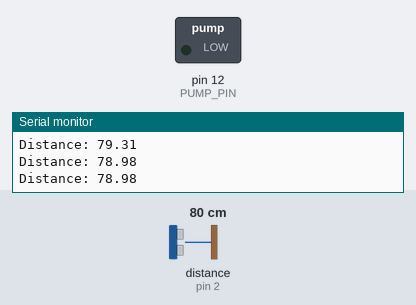
Recording of a sketch running on a simulated Arduino Uno, built with avr-gcc and run on an emulated ATmega328P. Parts: switched loads named in the sketch (green lamp = pin HIGH), the last lines printed to the serial monitor. Wiring (inferred from the names in the program): ultrasonic range finder: trigger pin 3; echo pin 2. The test bench sets the inputs (shaded band); at power-on: distance to the obstacle (sensor on pin 2) 80 cm. The echo pulse lasts 58.3 µs per cm; pins used as bus, display or sensor lines are not drawn.

Above: at 2.3 s.
2.4 s: distance to the obstacle (sensor on pin 2) set to 35 cm
4.4 s: distance to the obstacle (sensor on pin 2) set to 31 cm
At 5.6 s:
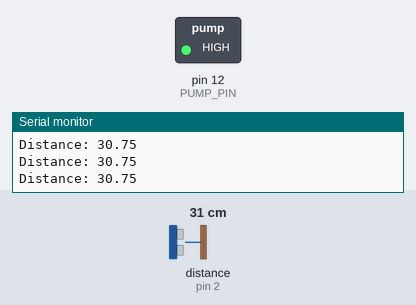
Timing chart, 0 to 7.4 s (numbered marks = the images above; inputs shaded):
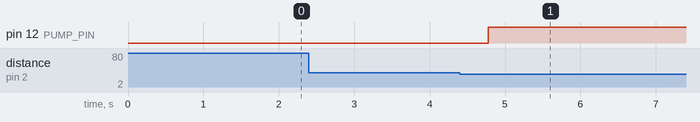

Measured:
- the behaviour switches between 33 and 32 cm on distance to the obstacle (sensor on pin 2) (found by bisection; images 0 and 1)
- after the input at 4.4 s, pin 12 (PUMP_PIN): LOW → HIGH after 0.38 s

The sketch:

cat_fountain.ino
```cpp
// **** INCLUDES *****
#include <StateMachine.h>

#define ECHO_PIN 2
#define TRIGGER_PIN 3
#define PUMP_PIN 12
#define MIN_DISTANCE 32.0
#define FLAG_PIN LED_BUILTIN

const unsigned long TIME_TO_DRINK = 3000;
const unsigned long TIME_BETWEEN_CHECKS = 500;

StateMachine machine = StateMachine();

State *S0 = machine.addState(&state_0);
State *S1 = machine.addState(&state_1);
State *S2 = machine.addState(&state_2);

float get_distance()
{
  digitalWrite(TRIGGER_PIN, LOW);
  delayMicroseconds(2);
  digitalWrite(TRIGGER_PIN, HIGH);
  delayMicroseconds(10);
  digitalWrite(TRIGGER_PIN, LOW);

  float duration = pulseIn(ECHO_PIN, HIGH);
  return duration * 0.034 / 2;
}

bool cat_is_around()
{
  float distance = get_distance();
  bool is_around = distance < MIN_DISTANCE && distance > 0.5;
  Serial.print("Distance: ");
  Serial.println(distance);
  return is_around;
}

void turn_on_pump()
{
  analogWrite(PUMP_PIN, 255);
}

void turn_off_pump()
{
  analogWrite(PUMP_PIN, 0);
}

void setup()
{
  // Sonar
  pinMode(TRIGGER_PIN, OUTPUT);
  pinMode(ECHO_PIN, INPUT);
  // Pump
  pinMode(PUMP_PIN, OUTPUT);

  // State Machine
  S0->addTransition(&transitionS0S1, S1);
  S1->addTransition(&transitionS1S2, S2);
  S2->addTransition(&transitionS2S1, S1);
  S2->addTransition(&transitionS2S0, S0);

  // Debug
  Serial.begin(9600);
}

void loop()
{
  delay(250);
  machine.run();
}

// State 0: Waiting for Cat ===============================
void state_0()
{
  // Serial.println("State 0");
  turn_off_pump();
  delay(TIME_BETWEEN_CHECKS);
}

bool transitionS0S1()
{
  return cat_is_around();
}

// State 1: Water Flowing =================================
void state_1()
{
  // Serial.println("State 1");
  if (machine.executeOnce)
  {
    digitalWrite(LED_BUILTIN, HIGH);
    turn_on_pump();
  }
}

bool transitionS1S2()
{
  return !cat_is_around();
}

// State 2: Delay until pump is turned off ================
void state_2()
{
  // Serial.println("State 2");
  digitalWrite(LED_BUILTIN, LOW);
  delay(TIME_TO_DRINK);
}

bool transitionS2S1()
{
  return cat_is_around();
}

bool transitionS2S0()
{
  true;
}
```
